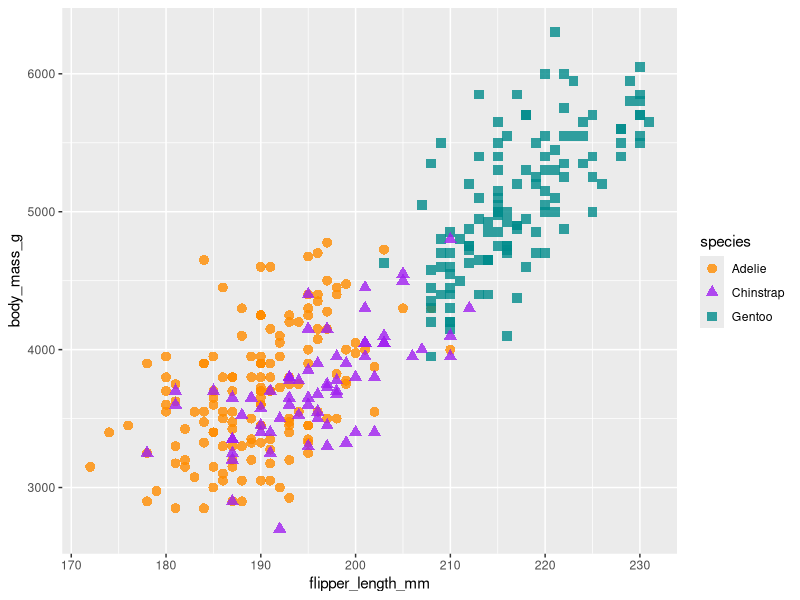
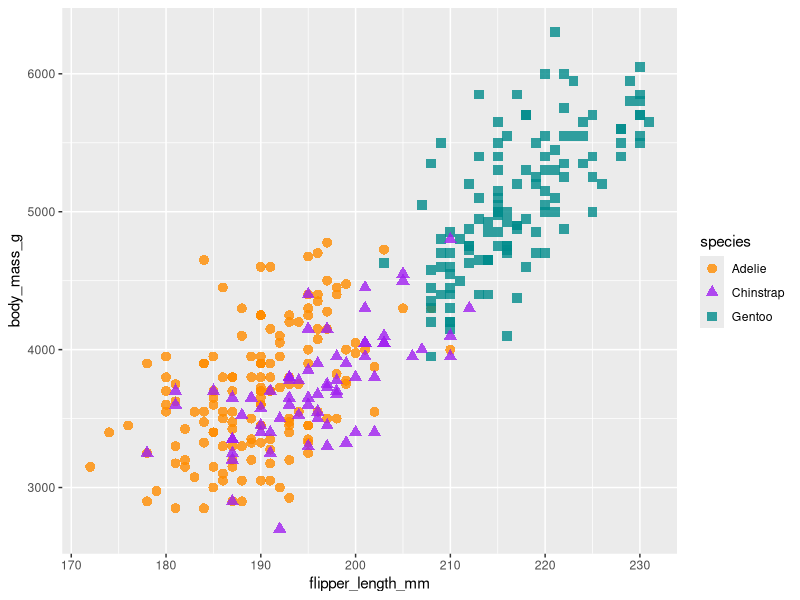

Reproduce these figures in R, in order.
## ---- chunk 1
knitr::opts_chunk$set(echo = TRUE)
library(tidyverse)
library(palmerpenguins)
## ---- chunk 2
penguins %>%
  ggplot(aes(x = flipper_length_mm, y = body_mass_g)) +
  geom_point(aes(color = species, shape = species),
             size = 3,
             alpha = 0.8) +
  scale_color_manual(values = c("Adelie" = "darkorange",
                                "Chinstrap" = "purple",
                                "Gentoo" = "cyan4"))
## ---- chunk 3
penguins %>%
  ggplot(aes(x = flipper_length_mm, y = body_mass_g)) +
  geom_point(aes(color = species, shape = species),
             size = 3,
             alpha = 0.8) +
  scale_color_manual(values = c("Adelie" = "darkorange",
                                "Chinstrap" = "purple",
                                "Gentoo" = "cyan4"))
